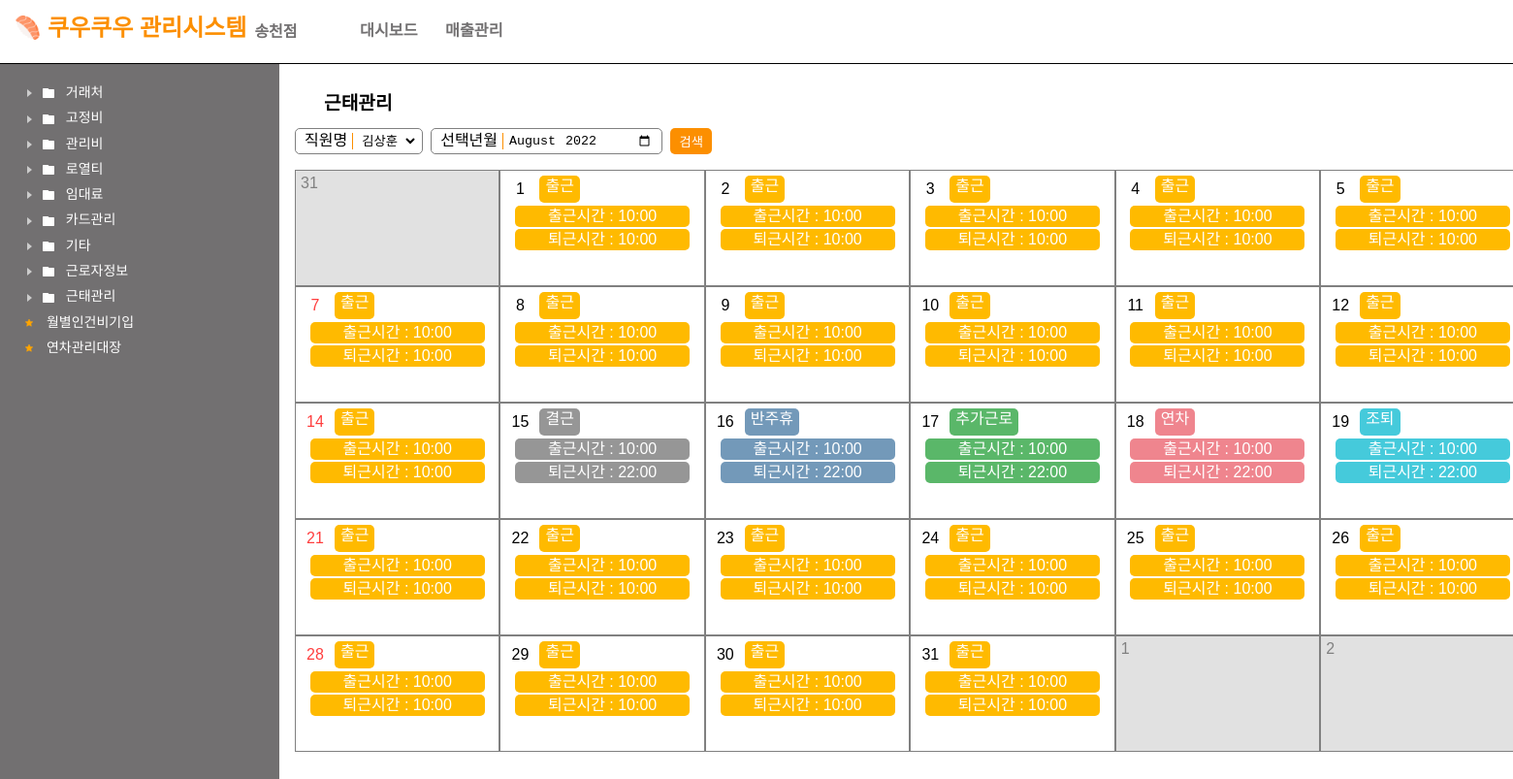
Before: /employee/workemployee with the older database file.
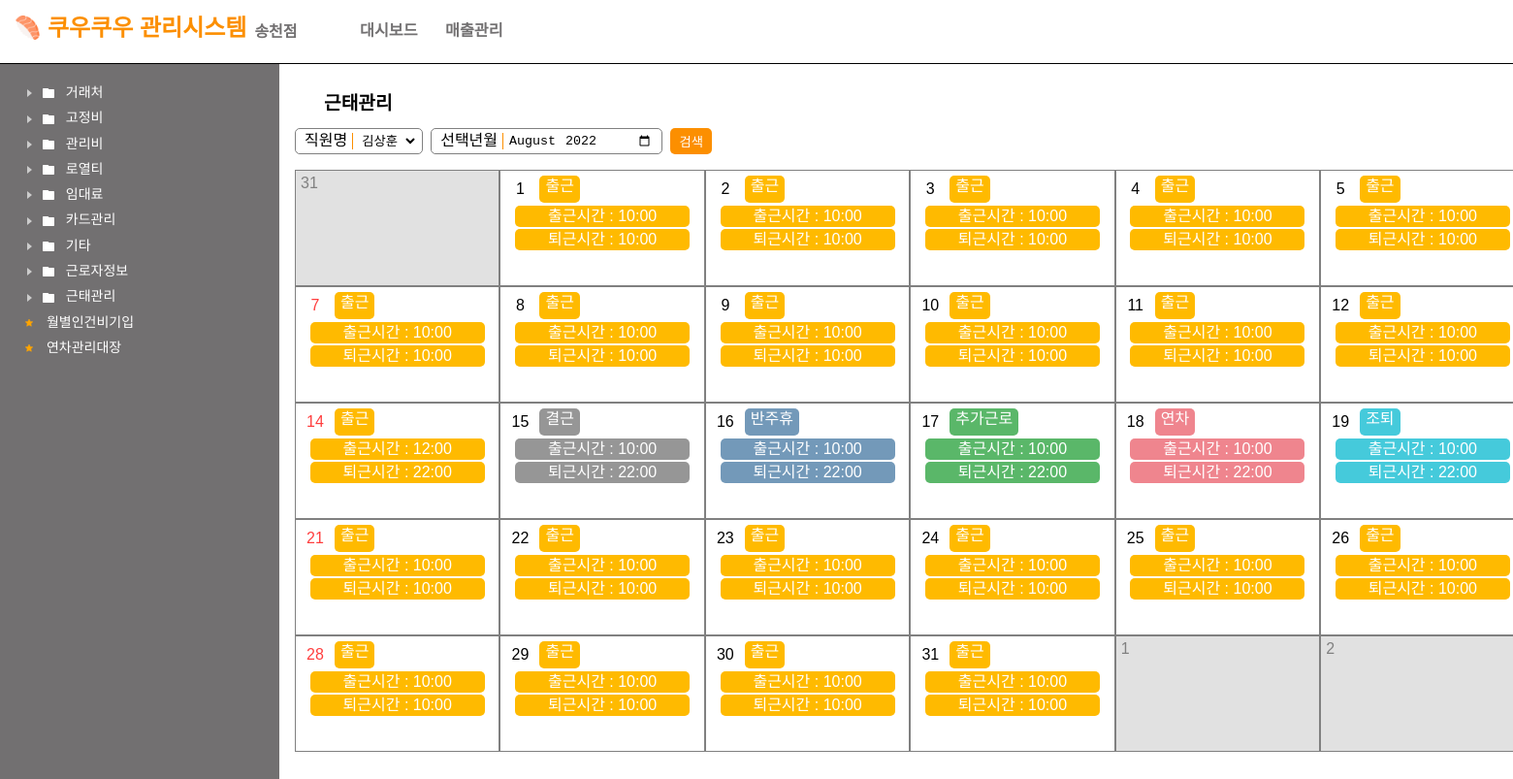
After: the same page with the newer database file.
### employee/models.py (models this page shows)
class WorkStaff(models.Model):
    name = models.CharField(max_length=20)
    date = models.DateField()
    worktype = models.CharField(max_length=10)
    workstart = models.IntegerField()
    workend = models.IntegerField()
    breaktime = models.IntegerField(null=True, blank=True)
    content = models.TextField()

### employee/views.py (the view, shortened to what this page needs)
# urls.py: path('workemployee', views.workemployee, name="workEmployee"),
def workemployee(request):
    error = ""
    employees = Employee.objects.all()
    if not employees:
        return render(request, "employee/employee.html", {'error': "직원을 먼저 생성해주세요."})
    requestGetEmployee = request.GET.get("employee", employees[0].name)
    requestGetDate = request.GET.get("date", datetime.now().strftime("%Y-%m"))
    year = requestGetDate.split("-")[0]
    month = requestGetDate.split("-")[1]
    calendar = getCalendar(year, month)
    workDatas = WorkStaff.objects.filter(name=requestGetEmployee, date__year=year, date__month=month)
    context = {
        'employees': employees,
        'calendar': calendar,
        'workdatas': workDatas,
        'selectedEmployee': requestGetEmployee,
        'e':Employee.objects.filter(name=requestGetEmployee).all()[0],
        'year': year,
        'month': month,
        'error': error,
    }
    return render(request, "employee/workemployee.html", context)

### main/editdate.py (called while the page is built)
def getCalendar(year, month):
    result = list()
    c = calendar.Calendar(firstweekday=6)
    for date in c.itermonthdates(int(year), int(month)):result.append(date)
    return result

### main/templatetags/customfilter.py (called while the page is built)
@register.filter
def isWork(date, employee):
    try:
        target = WorkStaff.objects.get(date=date, name=employee)
        return True
    except:
        return False

@register.filter
def getWork(date, employee):
    return WorkStaff.objects.get(date=date, name=employee)

@register.filter
def getWorkColor(worktype):
    color = {
        "출근": "#FFBA00",
        "조퇴": "#38C7D9ee",
        "연차": "#EB6772cc",
        "반차": "#EB6772cc",
        "주휴일": "#4174A0bb",
        "반주휴": "#4174A0bb",
        "결근": "#50505099",
        "추가근로": "#5AB769"
    }
    return color[worktype]

@register.filter
def convertMinuteToTime(m):
    return f"{m // 60}:{str(m % 60).rjust(2, '0')}"

### templates/employee/workemployee.html (shortened to what this page needs)
{% extends "base.html" %}
{% load static %}
{% load humanize %}
{% load mathfilters %}
{% load customfilter %}
{% block content %}
    <link href="{% static 'css/calendar.css' %}" rel="stylesheet" type="text/css"/>
    <section>
        <header>
            <h2>근태관리</h2>
        </header>
        <div class="search-fields">
            <form method="get">
                <div>
                    <label>직원명</label>
                    <select name="employee">
                        {% if employees %}
                            {% for employee in employees %}
                                <option value="{{ employee.name }}"
                                        {% if employee.name == selectedEmployee %}selected{% endif %}>{{ employee.name }}</option>
                            {% endfor %}
                        {% else %}
                            <option value="-1">----</option>
                        {% endif %}
                    </select>
                </div>
                <div><label>선택년월</label><input type="month" name="date" value="{{ year }}-{{ month }}"></div>
                <div class="submit-button"><input type="submit" value="검색"></div>
            </form>
        </div>
        <div class="calendar-fields">
            <div class="dates">
                {% if calendar %}
                    {% for date in calendar %}
                        {% if date|date:'m' == month %}
                            {% if date|isWork:selectedEmployee %}
                                {% with target=date|getWork:selectedEmployee %}
                                    <div class="date" style="--work-color:{{ target.worktype|getWorkColor }}">
                                        <div>
                                            <div>
                                                <span class="day">{{ date|date:"j" }}</span>
                                                <span class="status">{{ target.worktype }}</span>
                                            </div>
                                            <div class="worktime">출근시간 : {{ target.workstart|convertMinuteToTime }}</div>
                                            <div class="worktime">퇴근시간 : {{ target.workend|convertMinuteToTime }}</div>
                                        </div>
                                    </div>
                                {% endwith %}
                            {% else %}
                                <div class="date" style="--work-color:#FFBA00">
                                    <div>
                                        <div>
                                            <span class="day">{{ date|date:"j" }}</span>
                                            <span class="status">출근</span>
                                        </div>
                                        <div class="worktime">출근시간 : 10:00</div>
                                        <div class="worktime">퇴근시간 : 10:00</div>
                                    </div>
                                </div>
                            {% endif %}
                        {% else %}
                                <div class="other-month" style="background : rgba(192,192,192,0.47);">
                                    <div>
                                        <span class="day" style="color : gray;">{{ date|date:"j" }}</span>
                                    </div>
                                </div>
                        {% endif %}
                    {% endfor %}
                {% endif %}
            </div>
        </div>
    </section>
{% endblock %}

Changed rows visible on the page:
added WorkStaff: worktype "출근", workstart|convertMinuteToTime "12:00", workend|convertMinuteToTime "22:00"
Other visible differences:
new list line: "14 출근시간 : 퇴근시간 :"
list line gone: "14 출근 출근시간 : 10:00 퇴근시간 : 10:00"
